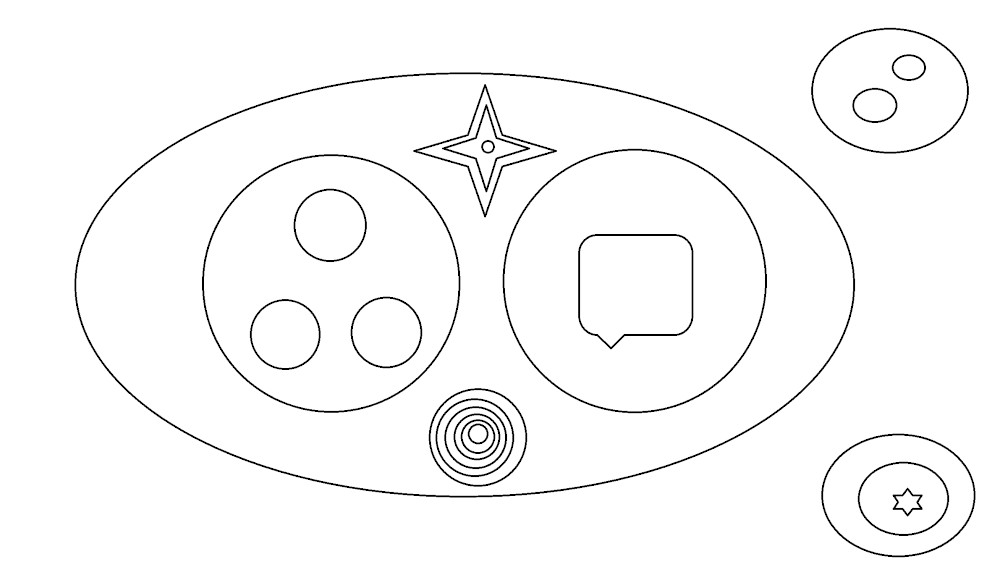
#> input picture python/machine_vision/lab5/5_1.jpg, 1000 x 583 px
$ python Lab5_2.py   (older library calls are emulated)
#> lines starting #> are read from the running program, lines starting #| are printed output that depends on the picture; after the words box and inside, x2 and y2 are one past the last pixel; in counts of white or black regions, pixels touching at a corner belong together
import cv2
import numpy as np
# читаем исходное изображение с четкими границами
# поиск границ оператором Собеля
name_file="5_1"
img1 = cv2.imread(name_file+'.jpg', cv2.IMREAD_GRAYSCALE)
#> img1 is the input picture: shape (583, 1000); min 0, max 255, mean 248.9
title_window = name_file + '_ended_image'
cv2.imshow("ishodn",img1)
cv2.namedWindow(title_window, cv2.WINDOW_AUTOSIZE )

#setting window
cv2.namedWindow("setting", cv2.WINDOW_AUTOSIZE )
height,width=500,150
method = 0
method_max = 1
method_name=["threshold","Gauss>>canny"]
# [35 lines left out: function on_trackbar1, not called in this run]
trackbar_name = 'method'
cv2.createTrackbar(trackbar_name, "setting", method , method_max , on_trackbar1 )
bordertype = 1
bordertype_max = 4
bordertype_name=["BORDER_CONSTANT","BORDER_REFLECT","BORDER_REFLECT101","BORDER_ISOLATED","BORDER_REPLICATE"]
bordertype_num=[cv2.BORDER_CONSTANT,cv2.BORDER_REFLECT,cv2.BORDER_REFLECT101,cv2.BORDER_ISOLATED,cv2.BORDER_REPLICATE]
# [4 lines left out: function on_trackbar2, not called in this run]
trackbar_name = 'bordertype'
cv2.createTrackbar(trackbar_name, "setting", bordertype , bordertype_max , on_trackbar2 )
ksize = 1
ksize_max = 3
ksize_name=["1","3","5","7"]
ksize_num=[1,3,5,7]
# [8 lines left out: function on_trackbar5, not called in this run]
trackbar_name = 'ksize'
cv2.createTrackbar(trackbar_name, "setting", ksize , ksize_max , on_trackbar5 )
L2gradient = 0
L2gradient_max = 1
L2gradient_name = ["true","false"]
# [4 lines left out: function on_trackbar6, not called in this run]
trackbar_name = 'L2gradient'
cv2.createTrackbar(trackbar_name, "setting", L2gradient , L2gradient_max , on_trackbar6 )
threshold1 = 0
threshold1_max = 1024
# [4 lines left out: function on_trackbar7, not called in this run]
trackbar_name = 'threshold1'
cv2.createTrackbar(trackbar_name, "setting", threshold1 , threshold1_max , on_trackbar7 )
threshold2 = 0
threshold2_max = 1024
# [4 lines left out: function on_trackbar8, not called in this run]
trackbar_name = 'threshold2'
cv2.createTrackbar(trackbar_name, "setting", threshold2 , threshold2_max , on_trackbar8 )
threshold = 0
threshold_max = 255
maxVal1 = 255
# [4 lines left out: function on_trackbar9, not called in this run]
trackbar_name = 'threshold'
cv2.createTrackbar(trackbar_name, "setting", threshold , threshold_max, on_trackbar9 )
method_type = 0
method_type_max = 4
method_type_name=["THRESH_BINARY","THRESH_BINARY_INV","THRESH_TRUNC","THRESH_TOZERO","THRESH_TOZERO_INV"]
method_type_num=[cv2.THRESH_BINARY,cv2.THRESH_BINARY_INV,cv2.THRESH_TRUNC,cv2.THRESH_TOZERO,cv2.THRESH_TOZERO_INV]
# [4 lines left out: function on_trackbar10, not called in this run]
trackbar_name = 'method_type'
cv2.createTrackbar(trackbar_name, "setting", method_type , method_type_max , on_trackbar10 )
findcountursmethod = 0
findcountursmethod_max = 3
findcountursmethod_name=["CHAIN_APPROX_NONE","CHAIN_APPROX_SIMPLE","CHAIN_APPROX_TC89_L1","CHAIN_APPROX_TC89_KCOS"]
findcountursmethod_num=[cv2.CHAIN_APPROX_NONE,cv2.CHAIN_APPROX_SIMPLE,cv2.CHAIN_APPROX_TC89_L1,cv2.CHAIN_APPROX_TC89_KCOS]
# [4 lines left out: function on_trackbar11, not called in this run]
trackbar_name = 'findcountursmethod'
cv2.createTrackbar(trackbar_name, "setting", findcountursmethod , findcountursmethod_max , on_trackbar11 )
findcounturs_mode = 0
findcounturs_mode_max = 3
findcounturs_mode_name=["RETR_EXTERNAL","RETR_LIST","RETR_CCOMP","RETR_TREE"]
findcounturs_mode_num=[cv2.RETR_EXTERNAL,cv2.RETR_LIST,cv2.RETR_CCOMP,cv2.RETR_TREE]
# [4 lines left out: function on_trackbar12, not called in this run]
trackbar_name = 'findcounturs_mode'
cv2.createTrackbar(trackbar_name, "setting", findcounturs_mode , findcounturs_mode_max , on_trackbar12 )


# [16 lines left out: function update_settting, not called in this run]

while 1:
    if method==0:
        thr,end_img = cv2.threshold(img1, threshold ,maxVal1 ,method_type_num[method_type] )
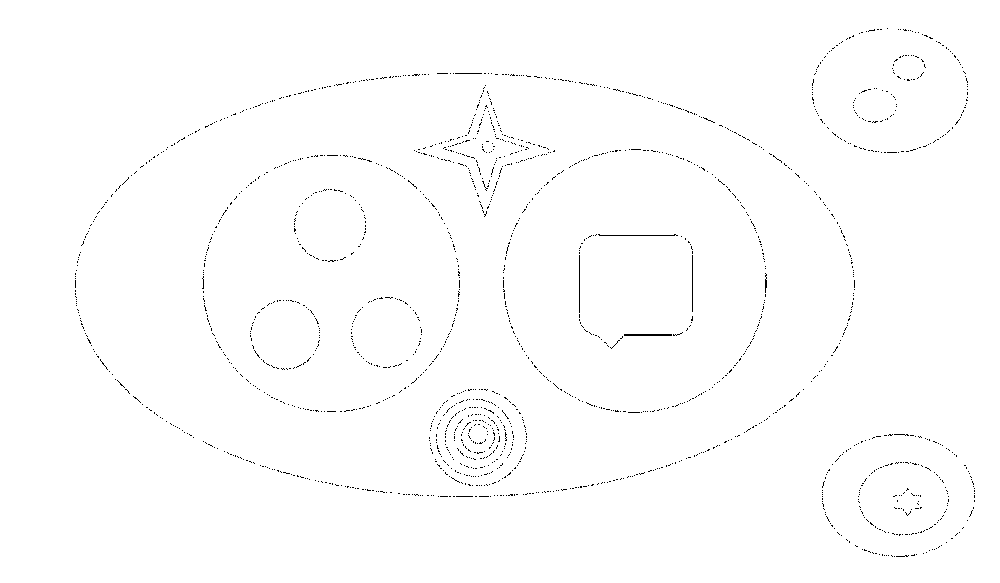
#> end_img: shape (583, 1000); 99.2% white; black in thin lines or dots, all inside (x1, y1, x2, y2) = (75, 28, 975, 557)
#> thr = 0
        cv2.imshow(name_file+'_after_threshold' ,cv2.convertScaleAbs(end_img) )
    elif method==1:
        end_img = cv2.GaussianBlur(img1, ksize = (3, 3), sigmaX = 0, sigmaY = 0, borderType=bordertype_num[bordertype])
        cv2.imshow(name_file+'_after_Gaus' ,end_img)
        end_img = cv2.Canny(end_img, threshold1 = threshold1, threshold2 = threshold2, apertureSize = ksize_num[ksize], L2gradient = L2gradient)
        cv2.imshow(name_file+'_after_Canny' ,end_img)
        print(end_img)
    if cv2.waitKey(50)==27: #esc
#> (key Esc is pressed here)
        break
    elif cv2.waitKey(150)==32: #space
        img,contours, hierarchy = cv2.findContours(image=end_img, mode=findcounturs_mode_num[findcounturs_mode],  method=findcountursmethod_num[findcountursmethod])
        #cv2.imshow(title_window ,end_img )

        print("contours count="+str(len(contours)))
        print("points count of countur[0]:"+str(len(contours[0])))
        print("with "+method_name[method]+";")
        print("with mode in findContours="+findcounturs_mode_name[findcounturs_mode]+" and method_type in findContours="+findcountursmethod_name[findcountursmethod]+".")
        #print("hierarchy="+str(hierarchy))
